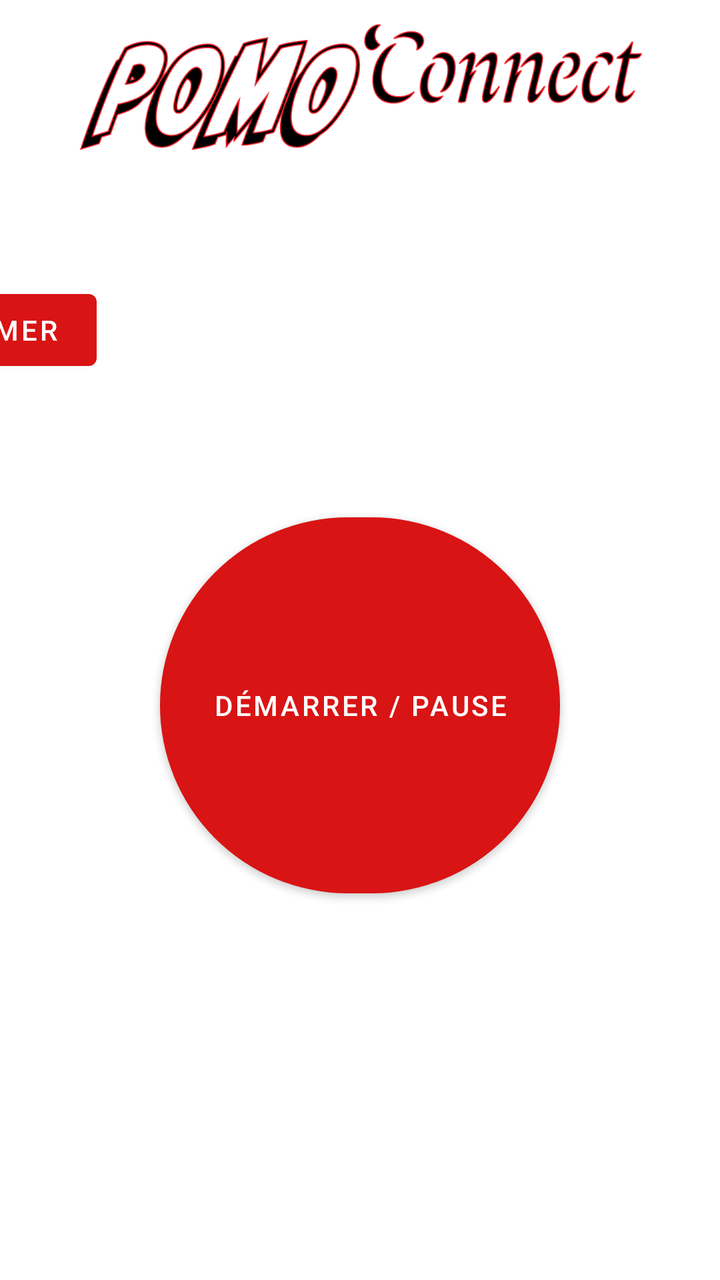
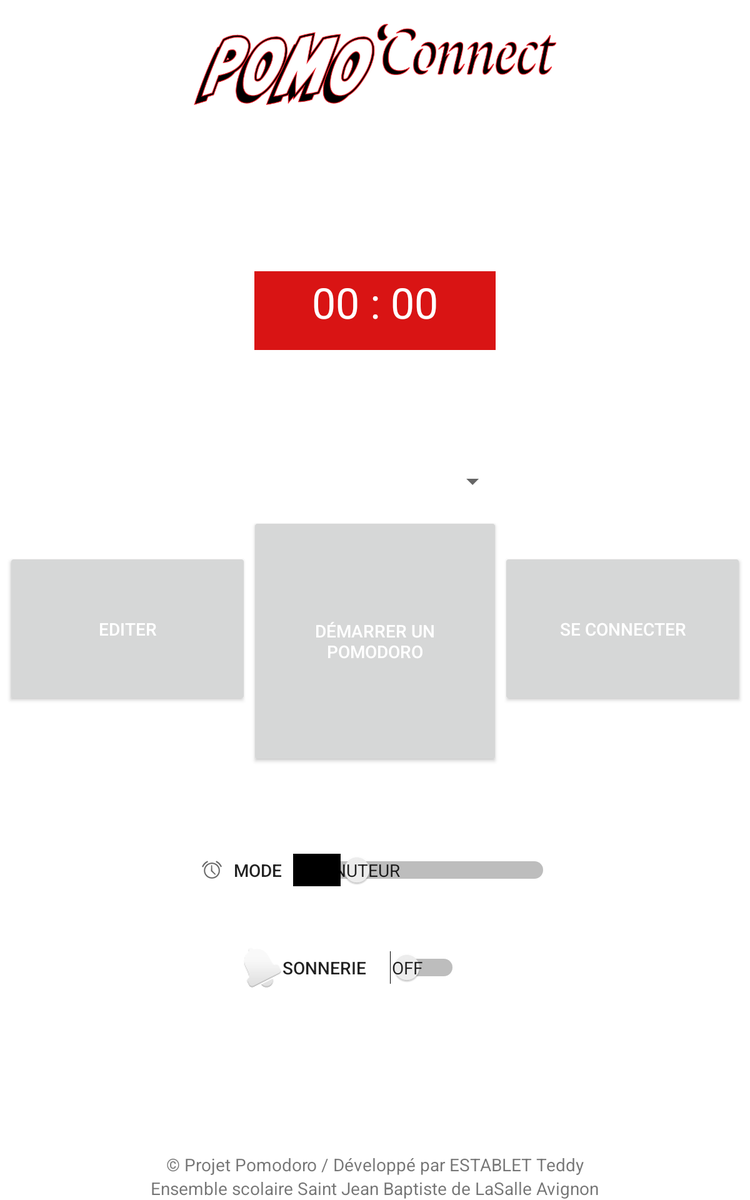

An Android layout and its configuration variant, each rendered on a device that would load it. The default file and the variant file are quoted in full after the pictures.
<!-- AndroidManifest.xml: application theme Theme.Pomodoro -->
<!-- res/layout/activity_main.xml -->
<?xml version="1.0" encoding="utf-8"?>
<androidx.constraintlayout.widget.ConstraintLayout xmlns:android="http://schemas.android.com/apk/res/android"
    xmlns:app="http://schemas.android.com/apk/res-auto"
    xmlns:tools="http://schemas.android.com/tools"
    android:layout_width="match_parent"
    android:layout_height="match_parent"
    tools:context=".MainActivity">

    <ImageView
        android:id="@+id/logoPomoConnect"
        android:layout_width="422dp"
        android:layout_height="63dp"
        app:layout_constraintBottom_toBottomOf="parent"
        app:layout_constraintEnd_toEndOf="parent"
        app:layout_constraintStart_toStartOf="parent"
        app:layout_constraintTop_toTopOf="parent"
        app:layout_constraintVertical_bias="0.021"
        app:srcCompat="@drawable/pomo_connect" />

    <Button
        android:id="@+id/demarerPause"
        android:layout_width="200dp"
        android:layout_height="200dp"
        android:text="Démarrer / Pause"
        app:cornerRadius="250dp"
        app:layout_constraintBottom_toBottomOf="parent"
        app:layout_constraintEnd_toEndOf="parent"
        app:layout_constraintStart_toStartOf="parent"
        app:layout_constraintTop_toBottomOf="@+id/logoPomoConnect"
        app:layout_constraintVertical_bias="0.487" />

    <LinearLayout
        android:layout_width="288dp"
        android:layout_height="431dp"
        android:layout_marginStart="32dp"
        android:layout_marginEnd="32dp"
        android:orientation="horizontal"
        app:layout_constraintBottom_toBottomOf="parent"
        app:layout_constraintEnd_toStartOf="@+id/demarerPause"
        app:layout_constraintHorizontal_bias="1.0"
        app:layout_constraintStart_toStartOf="parent"
        app:layout_constraintTop_toBottomOf="@+id/logoPomoConnect"
        app:layout_constraintVertical_bias="0.492">

        <Button
            android:id="@+id/editerTache"
            android:layout_width="155dp"
            android:layout_height="wrap_content"
            android:layout_weight="1"
            android:text="Editer" />

        <Button
            android:id="@+id/supprimerTache"
            android:layout_width="wrap_content"
            android:layout_height="wrap_content"
            android:layout_weight="1"
            android:text="Supprimer" />
    </LinearLayout>

</androidx.constraintlayout.widget.ConstraintLayout>
<!-- resources referenced by this layout -->
<resources>
  <!-- drawable pomo_connect: png bitmap (drawable, 59157 bytes) -->
  <style name="Theme.Pomodoro" parent="Theme.MaterialComponents.DayNight.DarkActionBar">
          
          <item name="colorPrimary">@color/Rouge</item>
          <item name="colorPrimaryVariant">@color/Rouge</item>
          <item name="colorOnPrimary">@color/white</item>
          
          <item name="colorSecondary">@color/teal_200</item>
          <item name="colorSecondaryVariant">@color/teal_700</item>
          <item name="colorOnSecondary">@color/white</item>
          
          <item name="android:statusBarColor" tools:targetApi="l">?attr/colorPrimaryVariant</item>
          
      </style>
  <color name="Rouge">#d91414</color>
  <color name="white">#FFFFFFFF</color>
  <color name="teal_200">#FF03DAC5</color>
  <color name="teal_700">#FF018786</color>
</resources>
<!-- res/layout-sw600dp/activity_main.xml (the repository's variant of the layout above) -->
<!-- drawn on a 7-inch tablet held upright -->
<?xml version="1.0" encoding="utf-8"?>
<androidx.constraintlayout.widget.ConstraintLayout xmlns:android="http://schemas.android.com/apk/res/android"
    xmlns:app="http://schemas.android.com/apk/res-auto"
    xmlns:tools="http://schemas.android.com/tools"
    android:layout_width="match_parent"
    android:layout_height="match_parent"
    android:screenOrientation="landscape"
    android:textAlignment="center"
    android:visibility="visible"
    tools:context=".PomodoroActivity">

    <ImageView
        android:id="@+id/logoPomoConnect"
        android:layout_width="425dp"
        android:layout_height="65dp"
        app:layout_constraintBottom_toBottomOf="parent"
        app:layout_constraintEnd_toEndOf="parent"
        app:layout_constraintStart_toStartOf="parent"
        app:layout_constraintTop_toTopOf="parent"
        app:layout_constraintVertical_bias="0.021"
        app:srcCompat="@drawable/pomo_connect" />

    <TextView
        android:id="@+id/horloge"
        android:layout_width="193dp"
        android:layout_height="63dp"
        android:background="@color/Rouge"
        android:paddingVertical="@dimen/cardview_default_radius"
        android:text="@string/horlogeParDefault"
        android:textAlignment="center"
        android:textAllCaps="false"
        android:textColor="@color/white"
        android:textIsSelectable="false"
        android:textSize="34sp"
        app:layout_constraintBottom_toTopOf="@+id/boutonDemarrer"
        app:layout_constraintEnd_toEndOf="@+id/boutonDemarrer"
        app:layout_constraintStart_toStartOf="@+id/boutonDemarrer"
        app:layout_constraintTop_toBottomOf="@+id/logoPomoConnect" />

    <androidx.appcompat.widget.AppCompatButton
        android:id="@+id/boutonDemarrer"
        android:layout_width="200dp"
        android:layout_height="200dp"
        android:text="@string/DemarrerPause"
        android:textColor="@color/white"
        app:cornerRadius="250dp"
        app:layout_constraintBottom_toBottomOf="parent"
        app:layout_constraintEnd_toEndOf="parent"
        app:layout_constraintStart_toStartOf="parent"
        app:layout_constraintTop_toBottomOf="@+id/logoPomoConnect"
        app:layout_constraintVertical_bias="0.487" />


    <androidx.appcompat.widget.AppCompatButton
        android:id="@+id/boutonEditerTacheActivity"
        android:layout_width="194dp"
        android:layout_height="123dp"
        android:layout_weight="1"
        android:text="@string/EditerTache"
        android:textColor="@color/white"
        app:layout_constraintBottom_toBottomOf="parent"
        app:layout_constraintEnd_toStartOf="@+id/boutonDemarrer"
        app:layout_constraintHorizontal_bias="0.852"
        app:layout_constraintStart_toStartOf="parent"
        app:layout_constraintTop_toBottomOf="@+id/logoPomoConnect"
        app:layout_constraintVertical_bias="0.475" />

    <androidx.appcompat.widget.AppCompatButton
        android:id="@+id/boutonSeConnecterAuPomodoro"
        android:layout_width="194dp"
        android:layout_height="123dp"
        android:text="@string/boutonSeConnecterAuPomodoro"
        android:textAlignment="center"
        android:textColor="@color/white"
        app:layout_constraintBottom_toBottomOf="parent"
        app:layout_constraintEnd_toEndOf="parent"
        app:layout_constraintHorizontal_bias="0.15"
        app:layout_constraintStart_toEndOf="@+id/boutonDemarrer"
        app:layout_constraintTop_toBottomOf="@+id/logoPomoConnect"
        app:layout_constraintVertical_bias="0.475" />

    <androidx.appcompat.widget.AppCompatSpinner
        android:id="@+id/spinner"
        android:layout_width="203dp"
        android:layout_height="56dp"
        android:spinnerMode="dialog"
        android:textAlignment="center"
        android:gravity="center"
        style="@style/TextAppearance.AppCompat.Widget.Switch"
        app:layout_constraintBottom_toTopOf="@+id/boutonDemarrer"
        app:layout_constraintEnd_toEndOf="@+id/boutonDemarrer"
        app:layout_constraintHorizontal_bias="0.495"
        app:layout_constraintStart_toStartOf="@+id/boutonDemarrer"
        app:layout_constraintTop_toBottomOf="@+id/horloge"
        app:layout_constraintVertical_bias="1.0" />

    <TextView
        android:id="@+id/copyrightText"
        android:layout_width="wrap_content"
        android:layout_height="wrap_content"
        android:text="@string/copyrightText"
        app:layout_constraintBottom_toTopOf="@+id/copyrightText2"
        app:layout_constraintEnd_toEndOf="parent"
        app:layout_constraintStart_toStartOf="parent" />

    <TextView
        android:id="@+id/copyrightText2"
        android:layout_width="wrap_content"
        android:layout_height="wrap_content"
        android:text="@string/copyrightText2"
        app:layout_constraintBottom_toBottomOf="parent"
        app:layout_constraintEnd_toEndOf="parent"
        app:layout_constraintStart_toStartOf="parent" />

    <Switch
        android:id="@+id/switchMinuteur"
        style="@style/TextAppearance.AppCompat.Widget.Switch"
        android:layout_width="277dp"
        android:layout_height="39dp"
        android:drawableLeft="@android:drawable/ic_lock_idle_alarm"
        android:gravity="center_horizontal|center_vertical|center"
        android:scrollbarStyle="insideOverlay"
        android:showText="true"
        android:text="Mode"
        android:textOff="@string/switchModeOFF"
        android:textOn="@string/switchModeON"
        app:layout_constraintBottom_toTopOf="@+id/copyrightText"
        app:layout_constraintEnd_toEndOf="parent"
        app:layout_constraintStart_toStartOf="parent"
        app:layout_constraintTop_toBottomOf="@+id/boutonDemarrer"
        app:layout_constraintVertical_bias="0.236" />

    <Switch
        android:id="@+id/switchSonnerie"
        style="@style/TextAppearance.AppCompat.Widget.Switch"
        android:layout_width="172dp"
        android:layout_height="36dp"
        android:drawableLeft="@android:drawable/ic_popup_reminder"
        android:gravity="center_horizontal|left|center_vertical"
        android:scrollbarStyle="insideOverlay"
        android:showText="true"
        android:text="Sonnerie"
        android:textOff="@string/switchSonnerieOFF"
        android:textOn="@string/switchSonnerieON"
        app:layout_constraintBottom_toTopOf="@+id/copyrightText"
        app:layout_constraintEnd_toEndOf="parent"
        app:layout_constraintHorizontal_bias="0.453"
        app:layout_constraintStart_toStartOf="parent"
        app:layout_constraintTop_toBottomOf="@+id/boutonDemarrer"
        app:layout_constraintVertical_bias="0.523" />

</androidx.constraintlayout.widget.ConstraintLayout>
<!-- resources referenced by the variant -->
<!-- as a 7-inch tablet held upright resolves them -->
<resources>
  <color name="Rouge">#d91414</color>
  <color name="white">#FFFFFFFF</color>
  <!-- drawable pomo_connect: png bitmap (drawable, 59157 bytes) -->
  <string name="DemarrerPause">Démarrer un Pomodoro</string>
  <string name="EditerTache">Editer</string>
  <string name="boutonSeConnecterAuPomodoro">Se connecter</string>
  <string name="copyrightText">© Projet Pomodoro / Développé par ESTABLET Teddy</string>
  <string name="copyrightText2">Ensemble scolaire Saint Jean Baptiste de LaSalle Avignon</string>
  <string name="horlogeParDefault">00 : 00</string>
  <string name="switchModeOFF">Minuteur</string>
  <string name="switchModeON">Chronomètre</string>
  <string name="switchSonnerieOFF">OFF</string>
  <string name="switchSonnerieON">ON</string>
  <style name="Theme.Pomodoro" parent="Theme.MaterialComponents.DayNight.DarkActionBar">
          
          <item name="colorPrimary">@color/Rouge</item>
          <item name="colorPrimaryVariant">@color/Rouge</item>
          <item name="colorOnPrimary">@color/white</item>
          
          <item name="colorSecondary">@color/teal_200</item>
          <item name="colorSecondaryVariant">@color/teal_700</item>
          <item name="colorOnSecondary">@color/white</item>
          
          <item name="android:statusBarColor" tools:targetApi="l">?attr/colorPrimaryVariant</item>
          
      </style>
  <color name="teal_200">#FF03DAC5</color>
  <color name="teal_700">#FF018786</color>
</resources>
